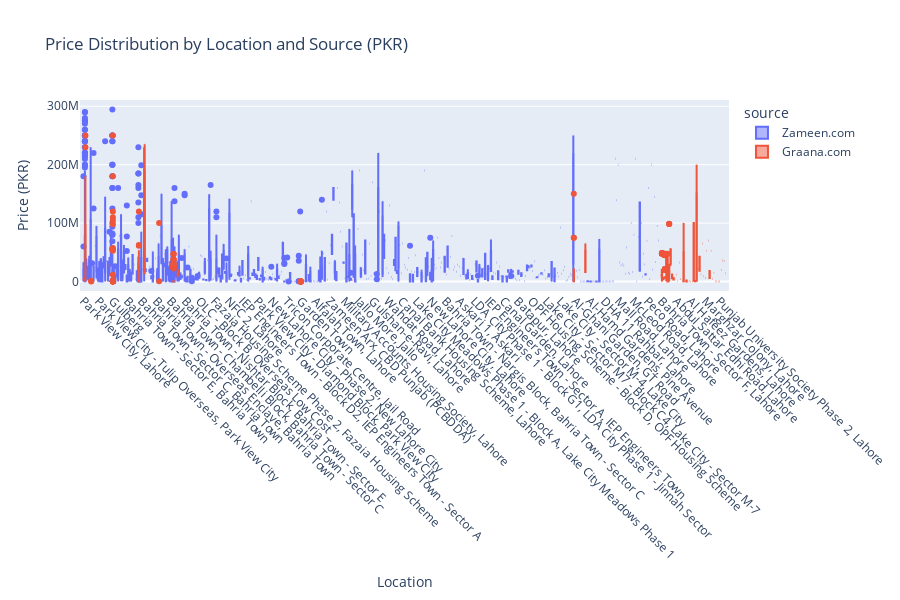
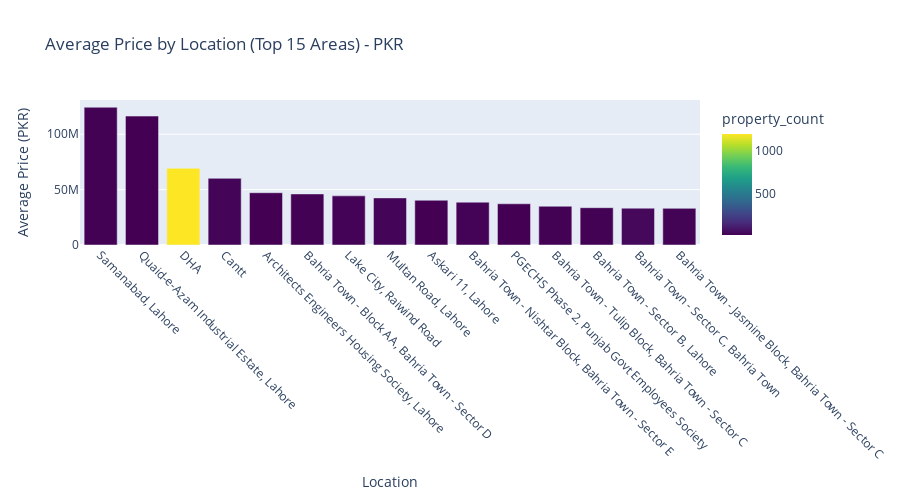
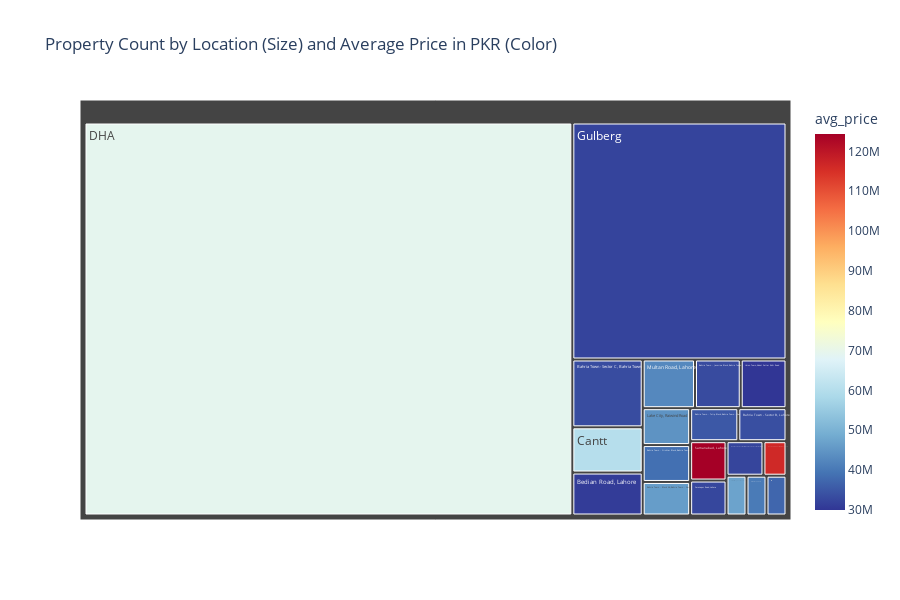

Notebook code cell kept with these figures, in order:
### Code cell
# Interactive Plotly Visualizations
print("🎯 CREATING INTERACTIVE VISUALIZATIONS")
print("="*45)

# 1. Interactive Price Distribution by Location
fig_price_location = px.box(
    analysis_df[analysis_df['price_numeric'] < 300000000],  # Cap at 30 Crore PKR for better visualization
    x='location_standardized',
    y='price_numeric',
    color='source',
    title='Price Distribution by Location and Source (PKR)',
    labels={'price_numeric': 'Price (PKR)', 'location_standardized': 'Location'}
)

fig_price_location.update_xaxes(tickangle=45)
fig_price_location.update_layout(height=600, showlegend=True)
fig_price_location.show()

# 2. Interactive Bar Chart: Average Price by Location
location_avg_price = location_stats_filtered.head(15).reset_index()

fig_bar = px.bar(
    location_avg_price,
    x='location_standardized',
    y='avg_price',
    color='property_count',
    title='Average Price by Location (Top 15 Areas) - PKR',
    labels={'avg_price': 'Average Price (PKR)', 'location_standardized': 'Location'},
    hover_data=['property_count', 'median_price'],
    color_continuous_scale='Viridis'
)

fig_bar.update_xaxes(tickangle=45)
fig_bar.update_layout(height=500)
fig_bar.show()

# 3. Treemap: Property Count by Location
fig_treemap = px.treemap(
    location_stats_filtered.head(20).reset_index(),
    path=['location_standardized'],
    values='property_count',
    color='avg_price',
    title='Property Count by Location (Size) and Average Price in PKR (Color)',
    color_continuous_scale='RdYlBu_r'
)

fig_treemap.update_layout(height=600)
fig_treemap.show()

print("✅ Interactive visualizations created!")

### Figure 1 — Plotly figure (JSON) as saved in the notebook; plotly's stock layout.template omitted (floating-point values rounded to 4 significant figures; data arrays with more than 128 entries replaced by an {"elided": "..."} marker saying what was removed)
{"data": [{"alignmentgroup": "True", "hovertemplate": "source=Zameen.com<br>Location=%{x}<br>Price (PKR)=%{y}<extra></extra>", "legendgroup": "Zameen.com", "marker": {"color": "#636efa"}, "name": "Zameen.com", "notched": false, "offsetgroup": "Zameen.com", "orientation": "v", "showlegend": true, "type": "box", "x": {"elided": "2258 str values"}, "x0": " ", "xaxis": "x", "y": {"elided": "2258 float values"}, "y0": " ", "yaxis": "y"}, {"alignmentgroup": "True", "hovertemplate": "source=Graana.com<br>Location=%{x}<br>Price (PKR)=%{y}<extra></extra>", "legendgroup": "Graana.com", "marker": {"color": "#EF553B"}, "name": "Graana.com", "notched": false, "offsetgroup": "Graana.com", "orientation": "v", "showlegend": true, "type": "box", "x": {"elided": "1513 str values"}, "x0": " ", "xaxis": "x", "y": {"elided": "1513 float values"}, "y0": " ", "yaxis": "y"}], "layout": {"boxmode": "group", "height": 600, "legend": {"title": {"text": "source"}, "tracegroupgap": 0}, "showlegend": true, "title": {"text": "Price Distribution by Location and Source (PKR)"}, "xaxis": {"anchor": "y", "domain": [0, 1], "tickangle": 45, "title": {"text": "Location"}}, "yaxis": {"anchor": "x", "domain": [0, 1], "title": {"text": "Price (PKR)"}}}}

### Figure 2 — Plotly figure (JSON) as saved in the notebook; plotly's stock layout.template omitted (floating-point values rounded to 4 significant figures)
{"data": [{"customdata": [[9.0, 54000000.0], [5.0, 140000000.0], [1205.0, 51000000.0], [20.0, 39750000.0], [5.0, 39000000.0], [10.0, 19200000.0], [11.0, 31800000.0], [16.0, 925000.0], [5.0, 32500000.0], [11.0, 10300000.0], [5.0, 29000000.0], [10.0, 13300000.0], [10.0, 47550000.0], [30.0, 12000000.0], [14.0, 2112000.0]], "hovertemplate": "Location=%{x}<br>Average Price (PKR)=%{y}<br>property_count=%{marker.color}<br>median_price=%{customdata[1]}<extra></extra>", "legendgroup": "", "marker": {"color": [9, 5, 1205, 20, 5, 10, 11, 16, 5, 11, 5, 10, 10, 30, 14], "coloraxis": "coloraxis", "pattern": {"shape": ""}}, "name": "", "orientation": "v", "showlegend": false, "textposition": "auto", "type": "bar", "x": ["Samanabad, Lahore", "Quaid-e-Azam Industrial Estate, Lahore", "DHA", "Cantt", "Architects Engineers Housing Society, Lahore", "Bahria Town - Block AA, Bahria Town - Sector D", "Lake City, Raiwind Road", "Multan Road, Lahore", "Askari 11, Lahore", "Bahria Town - Nishtar Block, Bahria Town - Sector E", "PGECHS Phase 2, Punjab Govt Employees Society", "Bahria Town - Tulip Block, Bahria Town - Sector C", "Bahria Town - Sector B, Lahore", "Bahria Town - Sector C, Bahria Town", "Bahria Town - Jasmine Block, Bahria Town - Sector C"], "xaxis": "x", "y": [124400000.0, 116400000.0, 69310000.0, 60180000.0, 47200000.0, 46100000.0, 44370000.0, 42540000.0, 40400000.0, 38660000.0, 37200000.0, 34990000.0, 33680000.0, 33240000.0, 33060000.0], "yaxis": "y"}], "layout": {"barmode": "relative", "coloraxis": {"colorbar": {"title": {"text": "property_count"}}, "colorscale": [[0, "#440154"], [0.1111, "#482878"], [0.2222, "#3e4989"], [0.3333, "#31688e"], [0.4444, "#26828e"], [0.5556, "#1f9e89"], [0.6667, "#35b779"], [0.7778, "#6ece58"], [0.8889, "#b5de2b"], [1, "#fde725"]]}, "height": 500, "legend": {"tracegroupgap": 0}, "title": {"text": "Average Price by Location (Top 15 Areas) - PKR"}, "xaxis": {"anchor": "y", "domain": [0, 1], "tickangle": 45, "title": {"text": "Location"}}, "yaxis": {"anchor": "x", "domain": [0, 1], "title": {"text": "Average Price (PKR)"}}}}

### Figure 3 — Plotly figure (JSON) as saved in the notebook; plotly's stock layout.template omitted (floating-point values rounded to 4 significant figures)
{"data": [{"branchvalues": "total", "customdata": [[124400000.0], [116400000.0], [69310000.0], [60180000.0], [47200000.0], [46100000.0], [44370000.0], [42540000.0], [40400000.0], [38660000.0], [37200000.0], [34990000.0], [33680000.0], [33240000.0], [33060000.0], [32500000.0], [32220000.0], [32020000.0], [30810000.0], [29960000.0]], "domain": {"x": [0, 1], "y": [0, 1]}, "hovertemplate": "labels=%{label}<br>property_count=%{value}<br>parent=%{parent}<br>id=%{id}<br>avg_price=%{color}<extra></extra>", "ids": ["Samanabad, Lahore", "Quaid-e-Azam Industrial Estate, Lahore", "DHA", "Cantt", "Architects Engineers Housing Society, Lahore", "Bahria Town - Block AA, Bahria Town - Sector D", "Lake City, Raiwind Road", "Multan Road, Lahore", "Askari 11, Lahore", "Bahria Town - Nishtar Block, Bahria Town - Sector E", "PGECHS Phase 2, Punjab Govt Employees Society", "Bahria Town - Tulip Block, Bahria Town - Sector C", "Bahria Town - Sector B, Lahore", "Bahria Town - Sector C, Bahria Town", "Bahria Town - Jasmine Block, Bahria Town - Sector C", "Ferozepur Road, Lahore", "Bahria Town - Overseas B, Bahria Town - Overseas Enclave", "Gulberg", "Bedian Road, Lahore", "Union Town, Abdul Sattar Edhi Road"], "labels": ["Samanabad, Lahore", "Quaid-e-Azam Industrial Estate, Lahore", "DHA", "Cantt", "Architects Engineers Housing Society, Lahore", "Bahria Town - Block AA, Bahria Town - Sector D", "Lake City, Raiwind Road", "Multan Road, Lahore", "Askari 11, Lahore", "Bahria Town - Nishtar Block, Bahria Town - Sector E", "PGECHS Phase 2, Punjab Govt Employees Society", "Bahria Town - Tulip Block, Bahria Town - Sector C", "Bahria Town - Sector B, Lahore", "Bahria Town - Sector C, Bahria Town", "Bahria Town - Jasmine Block, Bahria Town - Sector C", "Ferozepur Road, Lahore", "Bahria Town - Overseas B, Bahria Town - Overseas Enclave", "Gulberg", "Bedian Road, Lahore", "Union Town, Abdul Sattar Edhi Road"], "marker": {"coloraxis": "coloraxis", "colors": [124400000.0, 116400000.0, 69310000.0, 60180000.0, 47200000.0, 46100000.0, 44370000.0, 42540000.0, 40400000.0, 38660000.0, 37200000.0, 34990000.0, 33680000.0, 33240000.0, 33060000.0, 32500000.0, 32220000.0, 32020000.0, 30810000.0, 29960000.0]}, "name": "", "parents": ["", "", "", "", "", "", "", "", "", "", "", "", "", "", "", "", "", "", "", ""], "type": "treemap", "values": [9.0, 5.0, 1205.0, 20.0, 5.0, 10.0, 11.0, 16.0, 5.0, 11.0, 5.0, 10.0, 10.0, 30.0, 14.0, 8.0, 8.0, 319.0, 19.0, 14.0]}], "layout": {"coloraxis": {"colorbar": {"title": {"text": "avg_price"}}, "colorscale": [[0, "rgb(49,54,149)"], [0.1, "rgb(69,117,180)"], [0.2, "rgb(116,173,209)"], [0.3, "rgb(171,217,233)"], [0.4, "rgb(224,243,248)"], [0.5, "rgb(255,255,191)"], [0.6, "rgb(254,224,144)"], [0.7, "rgb(253,174,97)"], [0.8, "rgb(244,109,67)"], [0.9, "rgb(215,48,39)"], [1, "rgb(165,0,38)"]]}, "height": 600, "legend": {"tracegroupgap": 0}, "title": {"text": "Property Count by Location (Size) and Average Price in PKR (Color)"}}}
